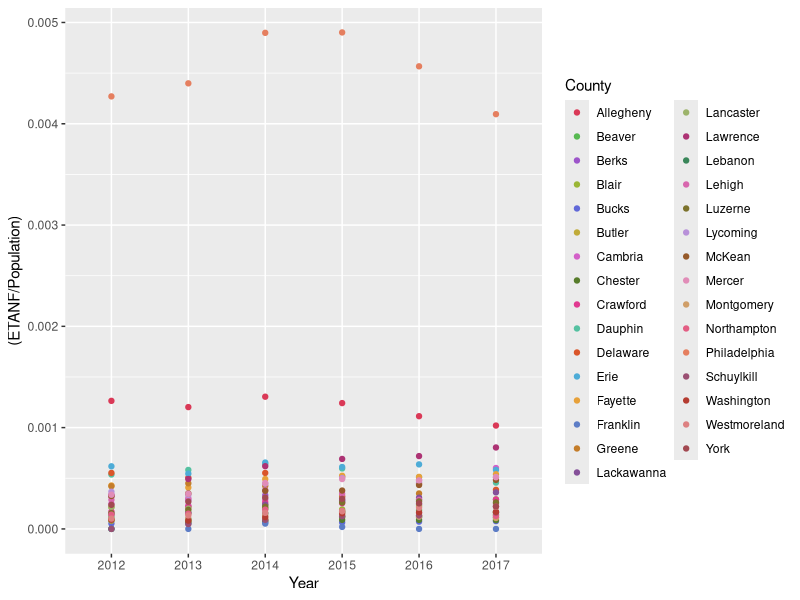
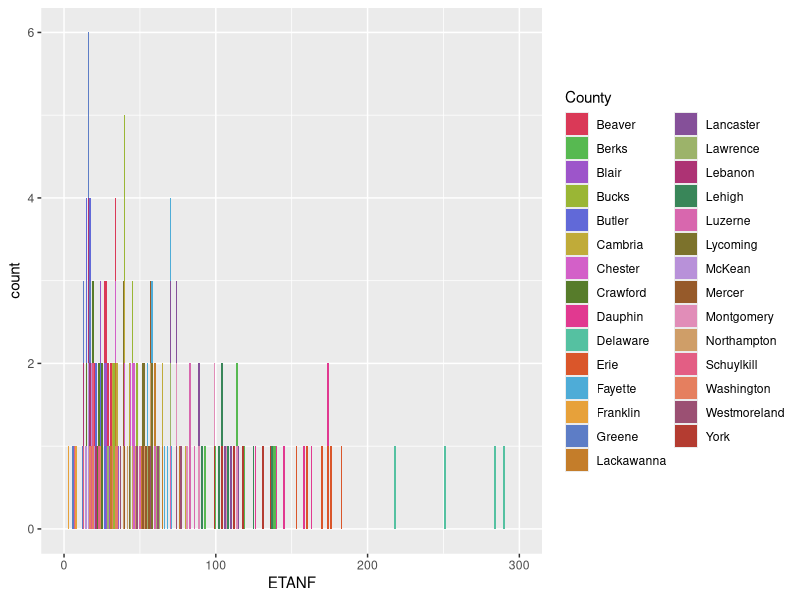
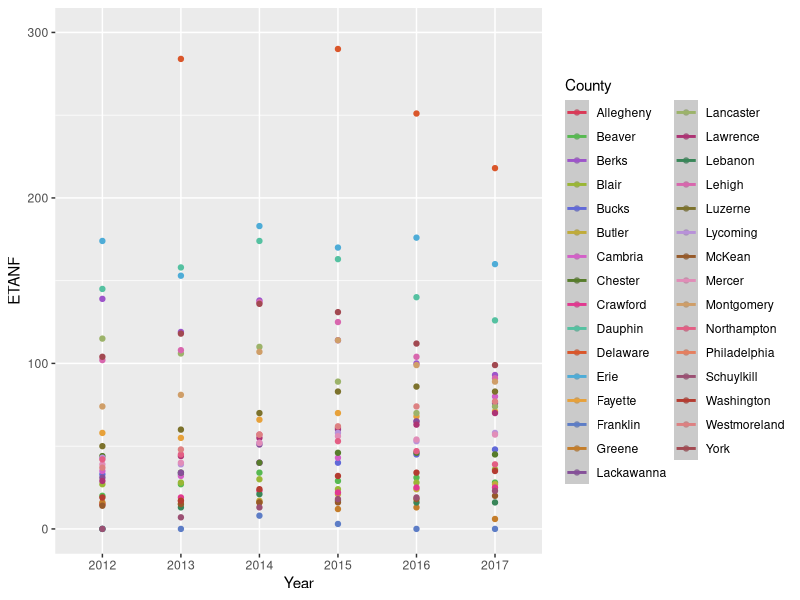

Recreate these plots in R, in order. (Note: this script raises an error after producing the figures.)
## ---- chunk 1
# Loading libraries needed for analysis
library(ggplot2)
library(glmnet)
library(pROC)
library(plyr)
library(dplyr)
library(leaps)
library(reshape)

#loading data and redefining "-" symbols as NA
ETANFload <- read.table("Data_Analysis_Spreadsheet.csv", header = TRUE, sep = ",", na.strings = "-")
#Removing unused Employment training variable
ETANFdata <- ETANFload[, c(1:16, 18, 19)]
#Cleaning the data - converting strings to numbers
ETANFdata <- mutate(ETANFdata, Year = as.factor(as.numeric(Year)), ETANF = as.numeric(gsub(",","",ETANF)), Snap_January = as.numeric(gsub(",","",Snap_January)),
                    SNAP_July = as.numeric(gsub(",","",SNAP_July)), Med_Income = as.numeric(Med_Income), Medicaid = as.numeric(gsub(",","",Medicaid)),
                    SSI = as.numeric(gsub(",","",SSI)), CHIP = as.numeric(gsub(",","",CHIP)), ED_Attain_HSandAbove = as.numeric(ED_Attain_HSandAbove),
                    Ed_Attain_BAandAbove = as.numeric(ED_Attain_HSandAbove), Population = as.numeric(gsub(",","",Population)))

#ETANFmelt <- melt(ETANFdata, id = c("County", "Year"))
#etanf.ts <- ts(ETANFdata, frequency = 1, start = c(2012), end = )

## ---- chunk 2
### Data Visualization

# define palette
cpPalette <- c("#da3957","#57b951","#9d55ca","#9ab635","#6169d8","#c0ab39","#d360c8","#577c2b","#e13990","#55c1a1","#da562a","#4eacd7","#e7a13a","#5d7dc6","#c47d2a","#855099","#9cb36a","#ad3374","#398659","#d867ae","#7c722c","#b891d9","#965a2a","#e18db8","#cf9e68","#e35e84","#e57f5f","#9b5073","#b43c31","#dd8182","#a24951")
#plot of ETANF cases normalized by population
p1 <- ggplot(ETANFdata,aes(y = (ETANF/Population), x = Year, color = County)) + geom_point() + xlab("Year") + scale_color_manual(values =  cpPalette) 
p1
p2 <- ggplot(ETANFdata,aes(x = ETANF, fill = County)) + geom_bar() + xlab("ETANF") + scale_fill_manual(values =  cpPalette) + xlim(0, 300)
p2
p3 <- ggplot(ETANFdata,aes(y = ETANF, x = Year, color = County)) + geom_point() + 
  geom_smooth(data = ETANFdata, method = "glm", formula = ETANF~Year + County + PA_Region + SNAP_July + Medicaid + CHIP + LFPR + Med_Income + ED_Attain_HSandAbove + Ed_Attain_BAandAbove + Pov_Rate + Population) + xlab("Year") + scale_color_manual(values =  cpPalette) + ylim(0,300)
p3
## ---- chunk 3
### Variable selection

#Set seed
set.seed(1234)
#subsetting data to remove extra location descriptors & missing records from dependent & Independent variables for variable selection
etanf.x <- na.omit(ETANFdata[, c(3:18)])

# fit the random forest
# rf1 <- cforest(ETANF ~ ., data= etanf.x, control=cforest_unbiased(mtry=2,ntree=20))

# AIC by crossvalidation for each variable selection method
testCV <- function(DATA){
  # combine two columns
  func.data <- data.frame(DATA)
  # Count the number of row of entire dataframe
  n.data <- nrow(func.data)
  # divide the number of rows in the dataframe into 8 groups
  folds <- split(sample(n.data, n.data ,replace=FALSE), as.factor(1:8))
    # aic list
    step.forward.aic <- rep(0,8)
    step.backward.aic <- rep(0,8)
    result<- data.frame("method" = character(), "aic" = numeric(), stringsAsFactors = FALSE)
  for (j in 1:8){
      test.data <- func.data[folds[[j]], ]
      n.test <-nrow(test.data)
      train.data <- func.data[-folds[[j]], ]
         #forward stepwise model
      null = glm(ETANF~1, data = na.omit(train.data), family = "poisson")
      full = glm(ETANF~., data = na.omit(train.data), family = "poisson")
      fwd.model <- step(null, scope = list(lower = null, upper = full), direction = "forward", trace = FALSE)
      step.forward.aic[j] <- AIC(fwd.model)
        #backward stepwise model
      bwd.model <- step(full, direction = "backward", trace = FALSE)
      step.backward.aic [j] <- AIC(bwd.model)
  }
    result <- rbind(result, data.frame(method = "forward", auc = mean(step.forward.aic)))
    result <- rbind(result, data.frame(method = "backward", auc = mean(step.backward.aic)))
    return(result)
}

testCV(etanf.x)

#Counting predictors for backward selection
null = glm(ETANF~1, data = etanf.x, family = "poisson")
full = glm(ETANF~., data = etanf.x, family = "poisson")
bwd.model <- bwd.model <- step(full, direction = "backward", trace = FALSE)
bwd.model
## ---- chunk 4
### Regression model
etanf.model <- glm(ETANF~Year|County + SNAP_July + Medicaid + CHIP + LFPR + Med_Income + ED_Attain_HSandAbove + Ed_Attain_BAandAbove + Pov_Rate + Population, data = ETANFdata, family = "poisson")

#summary(etanf.model)

etanf.predicted <- data.frame(ETANF_pred = predict.glm(etanf.model, ETANFdata), County = ETANFdata$County, Year = ETANFdata$Year)
#etanf.predicted <- data.frame(ETANF_pred = predict.glm(etanf.model, filter(ETANFdata, !(County %in% c("Butler", "Greene", "McKean")))), County = ETANFdata$County, Year = ETANFdata$Year)

#ggplot(data = ETANFdata, aes(x = Year, y = ETANF, color = County)) + geom_point() + geom_line(data = etanf.predicted, aes(x = Year, y = ETANF, color = County))

## ---- chunk 5
ggplot(data = ETANFdata, )
